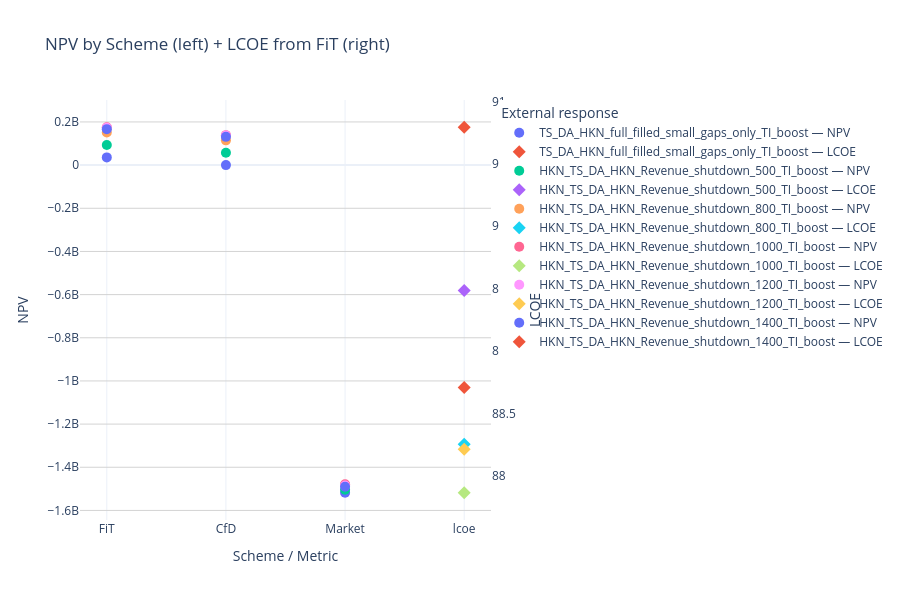

Write notebook code for a chart like this one.
### Code cell
from pathlib import Path
import json
import numpy as np
import pandas as pd
import plotly.graph_objects as go

# --- Load scenarios.json if not already present ---
if "scenarios" not in globals():
    SCENARIOS_PATH = Path(RESULTS_FOLDER) / "scenarios.json"
    with open(SCENARIOS_PATH, "r", encoding="utf-8") as f:
        scenarios = json.load(f)
    if isinstance(scenarios, dict) and "scenarios" in scenarios:
        scenarios = scenarios["scenarios"]

# --- Build helpers to find scenario metadata and metrics from each DF ---
def _col_ci(df, name_options=("NPV",)):
    """Return the first column name matching any option (case-insensitive)."""
    lower_map = {c.lower(): c for c in df.columns}
    for opt in name_options:
        if opt.lower() in lower_map:
            return lower_map[opt.lower()]
    # fallback: look for substring match
    for c in df.columns:
        lc = c.lower()
        if any(opt.lower() in lc for opt in name_options):
            return c
    return None

def _extract_metric(df, options):
    """Pick a numeric scalar from the first matching column."""
    if df is None or df.empty:
        return None
    col = _col_ci(df, options)
    if col is None:
        return None
    s = df[col]
    # Try last non-null numeric value
    try:
        s_numeric = s[pd.to_numeric(s, errors="coerce").notna()]
        if not s_numeric.empty:
            return float(s_numeric.iloc[-1])
    except Exception:
        pass
    # Fallback: if already numeric-like
    try:
        return float(s.iloc[-1])
    except Exception:
        return None

# --- Which schemes to consider ---
SCHEMES = ["FiT", "CfD", "Market"]
CATS = SCHEMES + ["lcoe"]  # add single LCOE column

def _get_metrics_for_sid(sid):
    df = RESULTS.get(sid)
    return {
        "NPV":  _extract_metric(df, ("NPV", "net_present_value", "npv")),
        "LCOE": _extract_metric(df, ("LCOE", "lcoe")),
    }

# ------------- Single figure: NPV (y) + LCOE from FiT (y2) -------------
fig = go.Figure()

for ext_path, schemes in ext_map.items():
    label = Path(ext_path).name or str(ext_path)

    # NPV per scheme (primary y-axis)
    xs_npv, ys_npv = [], []
    for scheme in SCHEMES:
        sid = schemes.get(scheme)
        if not sid:
            continue
        m = _get_metrics_for_sid(sid)
        if m["NPV"] is None:
            continue
        xs_npv.append(scheme)
        ys_npv.append(m["NPV"])

    if xs_npv:
        fig.add_trace(go.Scatter(
            x=xs_npv,
            y=ys_npv,
            mode="markers",
            marker=dict(size=10, symbol="circle"),
            name=f"{label} — NPV",
            hovertemplate="Scheme: %{x}<br>NPV: %{y}<extra>" + label + " — NPV</extra>",
            showlegend=True,
        ))

    # LCOE point from FiT only (secondary y-axis)
    sid_fit = schemes.get("FiT")
    if sid_fit:
        m_fit = _get_metrics_for_sid(sid_fit)
        lcoe_val = m_fit["LCOE"]
        if lcoe_val is not None:
            fig.add_trace(go.Scatter(
                x=["lcoe"],
                y=[lcoe_val],
                mode="markers",
                marker=dict(size=10, symbol="diamond"),
                name=f"{label} — LCOE",
                hovertemplate="Metric: LCOE<br>LCOE: %{y}<extra>" + label + " — LCOE</extra>",
                yaxis="y2",
                showlegend=True,
            ))

fig.update_layout(
    title="NPV by Scheme (left) + LCOE from FiT (right)",
    xaxis_title="Scheme / Metric",
    yaxis_title="NPV",
    yaxis=dict(showgrid=True, gridcolor="lightgray"),
    yaxis2=dict(title="LCOE", overlaying="y", side="right", showgrid=False),
    template="plotly_white",
    width=900,
    height=600,
    legend_title_text="External response",
    xaxis=dict(categoryorder="array", categoryarray=CATS),
)

fig.show()

### Figure 1 — Plotly figure (JSON) as saved in the notebook; plotly's stock layout.template omitted (floating-point values rounded to 4 significant figures)
{"data": [{"hovertemplate": "Scheme: %{x}<br>NPV: %{y}<extra>TS_DA_HKN_full_filled_small_gaps_only_TI_boost — NPV</extra>", "marker": {"size": 10, "symbol": "circle"}, "mode": "markers", "name": "TS_DA_HKN_full_filled_small_gaps_only_TI_boost — NPV", "showlegend": true, "type": "scatter", "x": ["FiT", "CfD", "Market"], "y": [35760000.0, 33090.0, -1518000000.0]}, {"hovertemplate": "Metric: LCOE<br>LCOE: %{y}<extra>TS_DA_HKN_full_filled_small_gaps_only_TI_boost — LCOE</extra>", "marker": {"size": 10, "symbol": "diamond"}, "mode": "markers", "name": "TS_DA_HKN_full_filled_small_gaps_only_TI_boost — LCOE", "showlegend": true, "type": "scatter", "x": ["lcoe"], "y": [90.79], "yaxis": "y2"}, {"hovertemplate": "Scheme: %{x}<br>NPV: %{y}<extra>HKN_TS_DA_HKN_Revenue_shutdown_500_TI_boost — NPV</extra>", "marker": {"size": 10, "symbol": "circle"}, "mode": "markers", "name": "HKN_TS_DA_HKN_Revenue_shutdown_500_TI_boost — NPV", "showlegend": true, "type": "scatter", "x": ["FiT", "CfD", "Market"], "y": [92820000.0, 56910000.0, -1504000000.0]}, {"hovertemplate": "Metric: LCOE<br>LCOE: %{y}<extra>HKN_TS_DA_HKN_Revenue_shutdown_500_TI_boost — LCOE</extra>", "marker": {"size": 10, "symbol": "diamond"}, "mode": "markers", "name": "HKN_TS_DA_HKN_Revenue_shutdown_500_TI_boost — LCOE", "showlegend": true, "type": "scatter", "x": ["lcoe"], "y": [89.49], "yaxis": "y2"}, {"hovertemplate": "Scheme: %{x}<br>NPV: %{y}<extra>HKN_TS_DA_HKN_Revenue_shutdown_800_TI_boost — NPV</extra>", "marker": {"size": 10, "symbol": "circle"}, "mode": "markers", "name": "HKN_TS_DA_HKN_Revenue_shutdown_800_TI_boost — NPV", "showlegend": true, "type": "scatter", "x": ["FiT", "CfD", "Market"], "y": [151100000.0, 114700000.0, -1482000000.0]}, {"hovertemplate": "Metric: LCOE<br>LCOE: %{y}<extra>HKN_TS_DA_HKN_Revenue_shutdown_800_TI_boost — LCOE</extra>", "marker": {"size": 10, "symbol": "diamond"}, "mode": "markers", "name": "HKN_TS_DA_HKN_Revenue_shutdown_800_TI_boost — LCOE", "showlegend": true, "type": "scatter", "x": ["lcoe"], "y": [88.25], "yaxis": "y2"}, {"hovertemplate": "Scheme: %{x}<br>NPV: %{y}<extra>HKN_TS_DA_HKN_Revenue_shutdown_1000_TI_boost — NPV</extra>", "marker": {"size": 10, "symbol": "circle"}, "mode": "markers", "name": "HKN_TS_DA_HKN_Revenue_shutdown_1000_TI_boost — NPV", "showlegend": true, "type": "scatter", "x": ["FiT", "CfD", "Market"], "y": [175400000.0, 138900000.0, -1479000000.0]}, {"hovertemplate": "Metric: LCOE<br>LCOE: %{y}<extra>HKN_TS_DA_HKN_Revenue_shutdown_1000_TI_boost — LCOE</extra>", "marker": {"size": 10, "symbol": "diamond"}, "mode": "markers", "name": "HKN_TS_DA_HKN_Revenue_shutdown_1000_TI_boost — LCOE", "showlegend": true, "type": "scatter", "x": ["lcoe"], "y": [87.87], "yaxis": "y2"}, {"hovertemplate": "Scheme: %{x}<br>NPV: %{y}<extra>HKN_TS_DA_HKN_Revenue_shutdown_1200_TI_boost — NPV</extra>", "marker": {"size": 10, "symbol": "circle"}, "mode": "markers", "name": "HKN_TS_DA_HKN_Revenue_shutdown_1200_TI_boost — NPV", "showlegend": true, "type": "scatter", "x": ["FiT", "CfD", "Market"], "y": [173100000.0, 136900000.0, -1485000000.0]}, {"hovertemplate": "Metric: LCOE<br>LCOE: %{y}<extra>HKN_TS_DA_HKN_Revenue_shutdown_1200_TI_boost — LCOE</extra>", "marker": {"size": 10, "symbol": "diamond"}, "mode": "markers", "name": "HKN_TS_DA_HKN_Revenue_shutdown_1200_TI_boost — LCOE", "showlegend": true, "type": "scatter", "x": ["lcoe"], "y": [88.21], "yaxis": "y2"}, {"hovertemplate": "Scheme: %{x}<br>NPV: %{y}<extra>HKN_TS_DA_HKN_Revenue_shutdown_1400_TI_boost — NPV</extra>", "marker": {"size": 10, "symbol": "circle"}, "mode": "markers", "name": "HKN_TS_DA_HKN_Revenue_shutdown_1400_TI_boost — NPV", "showlegend": true, "type": "scatter", "x": ["FiT", "CfD", "Market"], "y": [166600000.0, 130900000.0, -1490000000.0]}, {"hovertemplate": "Metric: LCOE<br>LCOE: %{y}<extra>HKN_TS_DA_HKN_Revenue_shutdown_1400_TI_boost — LCOE</extra>", "marker": {"size": 10, "symbol": "diamond"}, "mode": "markers", "name": "HKN_TS_DA_HKN_Revenue_shutdown_1400_TI_boost — LCOE", "showlegend": true, "type": "scatter", "x": ["lcoe"], "y": [88.71], "yaxis": "y2"}], "layout": {"height": 600, "legend": {"title": {"text": "External response"}}, "title": {"text": "NPV by Scheme (left) + LCOE from FiT (right)"}, "width": 900, "xaxis": {"categoryarray": ["FiT", "CfD", "Market", "lcoe"], "categoryorder": "array", "title": {"text": "Scheme / Metric"}}, "yaxis": {"gridcolor": "lightgray", "showgrid": true, "title": {"text": "NPV"}}, "yaxis2": {"overlaying": "y", "showgrid": false, "side": "right", "title": {"text": "LCOE"}}}}
